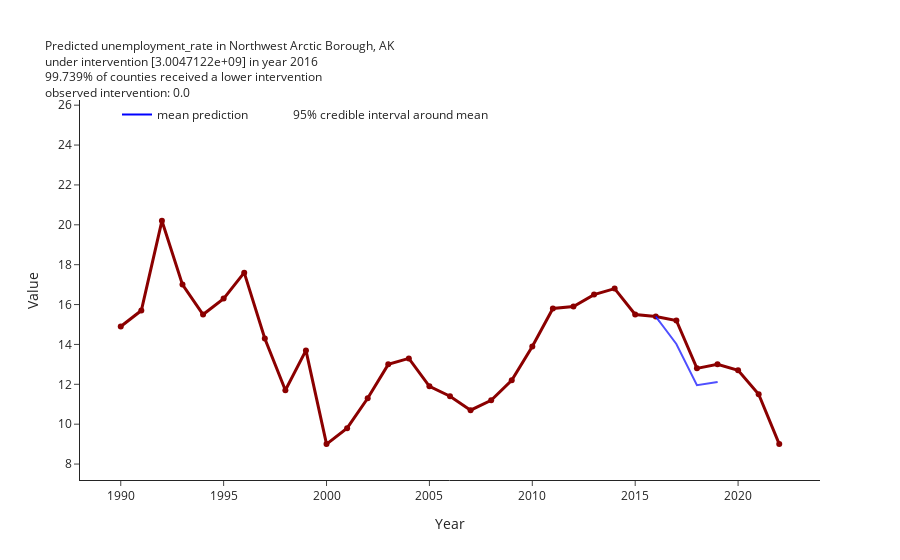

Notebook cell for this chart:
### Markdown cell above
Now, let's see what our trained model says about the county of interest.

### Code cell
ci = CausalInsight(
    outcome_dataset=outcome,
    intervention_dataset=intervention,
    num_samples=1000,
)

percent_calc = ci.slider_values_to_interventions(intervened_percent=45, year=2016)
ci.get_tau_samples()

fips = 2188
ci.get_fips_predictions(
    intervened_value=percent_calc["intervened_transformed"], fips=fips, year=2016
)

display(ci.predictions_original)

ci.plot_predictions(range_multiplier=1, scaling="original")

### Figure 1 — Plotly figure (JSON) as saved in the notebook; plotly's stock layout.template omitted (floating-point values rounded to 4 significant figures)
{"data": [{"line": {"color": "darkred", "width": 3}, "mode": "lines+markers", "name": "Northwest Arctic Borough, AK", "showlegend": false, "text": "Northwest Arctic Borough, AK", "textposition": "top right", "type": "scatter", "x": [1990, 1991, 1992, 1993, 1994, 1995, 1996, 1997, 1998, 1999, 2000, 2001, 2002, 2003, 2004, 2005, 2006, 2007, 2008, 2009, 2010, 2011, 2012, 2013, 2014, 2015, 2016, 2017, 2018, 2019, 2020, 2021, 2022], "y": [14.9, 15.7, 20.2, 17, 15.5, 16.3, 17.6, 14.3, 11.7, 13.7, 9, 9.8, 11.3, 13, 13.3, 11.9, 11.4, 10.7, 11.2, 12.2, 13.9, 15.8, 15.9, 16.5, 16.8, 15.5, 15.4, 15.2, 12.8, 13, 12.7, 11.5, 9]}, {"line": {"color": "blue", "width": 2}, "mode": "lines", "name": "mean prediction", "text": [15.4, 14.02, 11.96, 12.12], "type": "scatter", "x": ["2016", "2017", "2018", "2019"], "y": [15.4, 14.02, 11.96, 12.12]}, {"fill": "toself", "fillcolor": "rgba(255, 255, 255, 0.31)", "line": {"color": "rgba(255,255,255,0)"}, "name": "95% credible interval around mean", "type": "scatter", "x": ["2016", "2017", "2018", "2019", "2019", "2018", "2017", "2016"], "y": [15.4, 14.47, 12.35, 12.49, 11.76, 11.6, 13.61, 15.4]}], "layout": {"legend": {"orientation": "h", "traceorder": "normal", "x": 0.05, "y": 1}, "title": {"font": {"size": 12}, "text": "Predicted unemployment_rate in Northwest Arctic Borough, AK<br>under intervention [3.0047122e+09] in year 2016<br>99.739% of counties received a lower intervention <br>observed intervention: 0.0"}, "xaxis": {"title": {"text": "Year"}}, "yaxis": {"range": [7.2, 26.26], "title": {"text": "Value"}}}}
